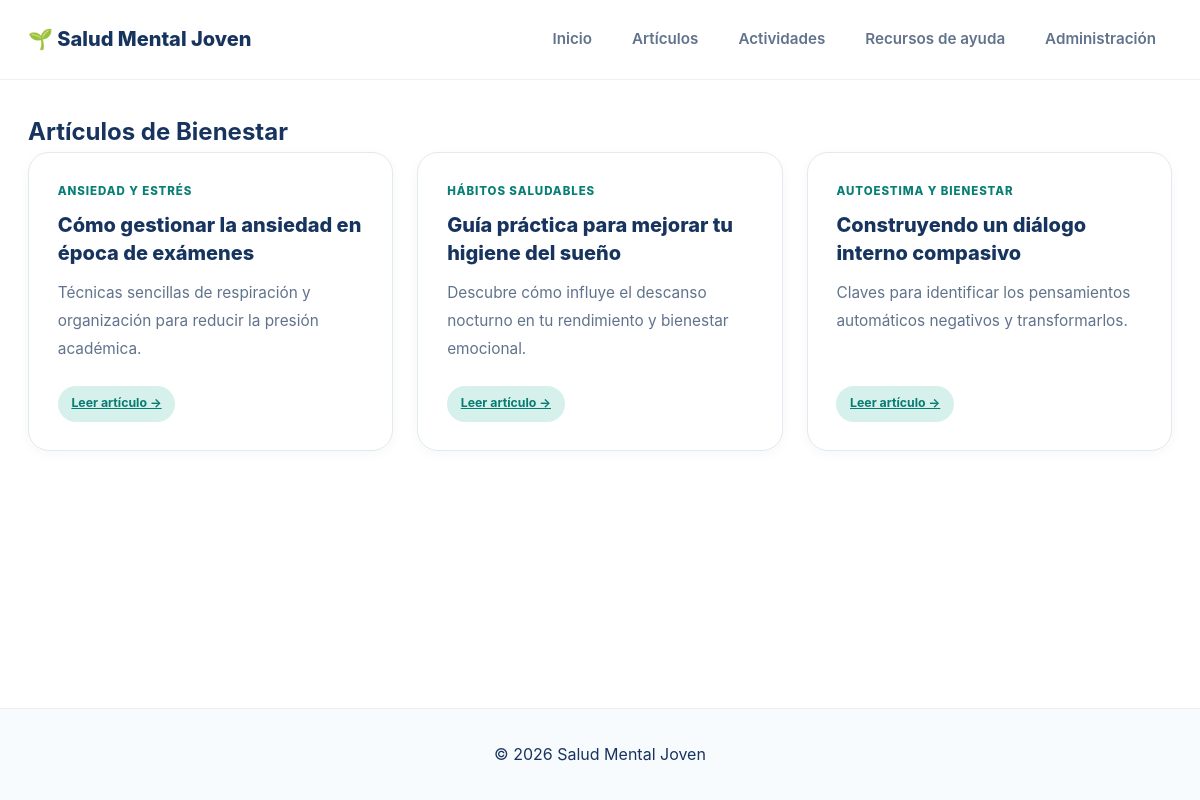
Page /articulos/ on the committed database.
### appSaludMentalJoven/models.py (models this page shows, shortened)
class Articulo(models.Model):
    titulo = models.CharField(max_length=200, verbose_name="Título del artículo")
    resumen = models.CharField(max_length=300, verbose_name="Resumen")
    contenido = models.TextField(verbose_name="Contenido completo")
    autor = models.CharField(max_length=100, default="Equipo SMJ", verbose_name="Autor/a")
    categoria = models.ForeignKey(Categoria, on_delete=models.CASCADE, related_name='articulos', verbose_name="Categoría")
    fecha_publicacion = models.DateField(auto_now_add=True, verbose_name="Fecha de publicación")
    class Meta:
        verbose_name = "Artículo"
        verbose_name_plural = "Artículos"
        ordering = ['-fecha_publicacion']

class Categoria(models.Model):
    nombre = models.CharField(max_length=100, verbose_name="Nombre de la categoría")
    descripcion = models.TextField(blank=True, verbose_name="Descripción")
    class Meta:
        verbose_name = "Categoría"
        verbose_name_plural = "Categorías"
        ordering = ['nombre']

### appSaludMentalJoven/views.py (the view)
# urls.py: path('articulos/', views.lista_articulos, name='articulos'),
def lista_articulos(request):
    return render(request, 'articulos_list.html', {
        'articulos': Articulo.objects.all(),
        'categorias': Categoria.objects.all()
    })

### appSaludMentalJoven/templates/articulos_list.html (shortened to what this page needs)
{% extends 'base.html' %}
{% block content %}
<h2>Artículos de Bienestar</h2>
<div class="cards-grid">
    {% for a in articulos %}
    <article class="info-card">
        <span class="card-number">{{ a.categoria.nombre|upper }}</span>
        <h3>{{ a.titulo }}</h3>
        <p>{{ a.resumen }}</p>
        <a href="{% url 'appSaludMentalJoven:detalle_articulo' a.id %}" class="tag">Leer artículo &rarr;</a>
    </article>
    {% empty %}<p>No hay artículos registrados.</p>{% endfor %}
</div>
{% endblock %}

### appSaludMentalJoven/static/css/style.css (style rules this page uses)
:root { --color-primary: #0d9488; --color-primary-hover: #0f766e; --color-primary-light: #d8f3ed; --color-secondary: #3478c7; --color-accent: #8062ce; --color-text-main: #17345f; --color-text-muted: #61738c; --color-bg-page: #ffffff; --color-bg-card: #ffffff; --color-border: #e1eaf0; --radius-sm: 10px; --radius-md: 16px; --radius-lg: 26px; --shadow-sm: 0 3px 12px rgba(23, 52, 95, 0.04); --shadow-md: 0 14px 32px rgba(23, 52, 95, 0.09); --font-family: -apple-system, BlinkMacSystemFont, "Segoe UI", Roboto, "Helvetica Neue", Arial, sans-serif; }
*, *::before, *::after { box-sizing: border-box; margin: 0; padding: 0; }
html { scroll-behavior: smooth; scroll-padding-top: 100px; }
body { font-family: var(--font-family); background-color: var(--color-bg-page); color: var(--color-text-main); line-height: 1.7; display: flex; flex-direction: column; min-height: 100vh; }
a { color: var(--color-primary-hover); }
.cards-grid { display: grid; grid-template-columns: repeat(3, minmax(0, 1fr)); gap: 1.5rem; }
.info-card { display: flex; flex-direction: column; align-items: flex-start; min-width: 0; padding: 1.8rem; background-color: var(--color-bg-card); border: 1px solid var(--color-border); border-radius: 21px; box-shadow: var(--shadow-sm); transition: transform 0.25s ease, box-shadow 0.25s ease; }
.card-number { margin-bottom: 0.55rem; color: #087f76; font-size: 0.72rem; font-weight: 800; letter-spacing: 0.08em; }
.info-card h3 { margin-bottom: 0.8rem; color: var(--color-text-main); font-size: 1.25rem; font-weight: 800; line-height: 1.4; }
.info-card p { flex: 1; margin-bottom: 1.5rem; color: var(--color-text-muted); font-size: 0.96rem; line-height: 1.8; }
.tag { display: inline-block; align-self: flex-start; padding: 0.45rem 0.85rem; color: #087b73; background-color: #d6f1eb; border-radius: 999px; font-size: 0.77rem; font-weight: 750; }

### rows in the picture
Articulo: categoria.nombre "ANSIEDAD Y ESTRÉS", titulo "Cómo gestionar la ansiedad en época de exámenes", resumen "Técnicas sencillas de respiración y organización para reducir la presión académica."
Articulo: categoria.nombre "HÁBITOS SALUDABLES", titulo "Guía práctica para mejorar tu higiene del sueño", resumen "Descubre cómo influye el descanso nocturno en tu rendimiento y bienestar emocional."
Articulo: categoria.nombre "AUTOESTIMA Y BIENESTAR", titulo "Construyendo un diálogo interno compasivo", resumen "Claves para identificar los pensamientos automáticos negativos y transformarlos."
